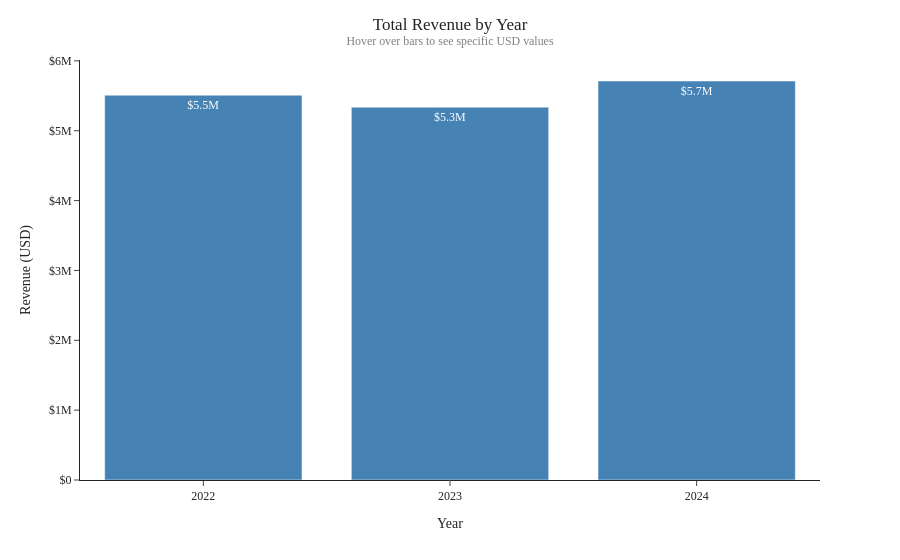

This figure's notebook cell:
### Code cell
# Bar chart for sales per year
df_fig2 = df_net.groupby(df['year'])['revenue_usd'].sum().reset_index()
df_fig2['year'] = df_fig2['year'].astype(str)
df_fig2['revenue_millions'] = df_fig2['revenue_usd'] / 1e6


fig2 = px.bar(
    df_fig2,
    x = 'year',
    y = 'revenue_usd',
    labels = {'year':'Year', 'revenue_usd':'Revenue (USD)'},
    template='simple_white',
    color_discrete_sequence=['steelblue'],
    text=df_fig2['revenue_millions'].map('${:.1f}M'.format)
)

fig2.update_layout(
    font_family = 'rockwell',
        title={
        "text": "Total Revenue by Year<br><sup style='font-size:12px; color:gray;'>Hover over bars to see specific USD values</sup>",
        "x": 0.5
    }
)

fig2.update_traces(
    hovertemplate='$%{y:,.2f} USD<extra></extra>',
)

fig2.update_yaxes(
    tickprefix='$', ticks='outside'
)


fig2.show()

### Figure 1 — Plotly figure (JSON) as saved in the notebook; plotly's stock layout.template omitted (floating-point values rounded to 4 significant figures)
{"data": [{"alignmentgroup": "True", "hovertemplate": "$%{y:,.2f} USD<extra></extra>", "legendgroup": "", "marker": {"color": "steelblue", "pattern": {"shape": ""}}, "name": "", "offsetgroup": "", "orientation": "v", "showlegend": false, "text": ["$5.5M", "$5.3M", "$5.7M"], "textposition": "auto", "type": "bar", "x": ["2022", "2023", "2024"], "xaxis": "x", "y": [5509000.0, 5337000.0, 5712000.0], "yaxis": "y"}], "layout": {"barmode": "relative", "font": {"family": "rockwell"}, "legend": {"tracegroupgap": 0}, "margin": {"t": 60}, "title": {"text": "Total Revenue by Year<br><sup style='font-size:12px; color:gray;'>Hover over bars to see specific USD values</sup>", "x": 0.5}, "xaxis": {"anchor": "y", "domain": [0, 1], "title": {"text": "Year"}}, "yaxis": {"anchor": "x", "domain": [0, 1], "tickprefix": "$", "ticks": "outside", "title": {"text": "Revenue (USD)"}}}}
